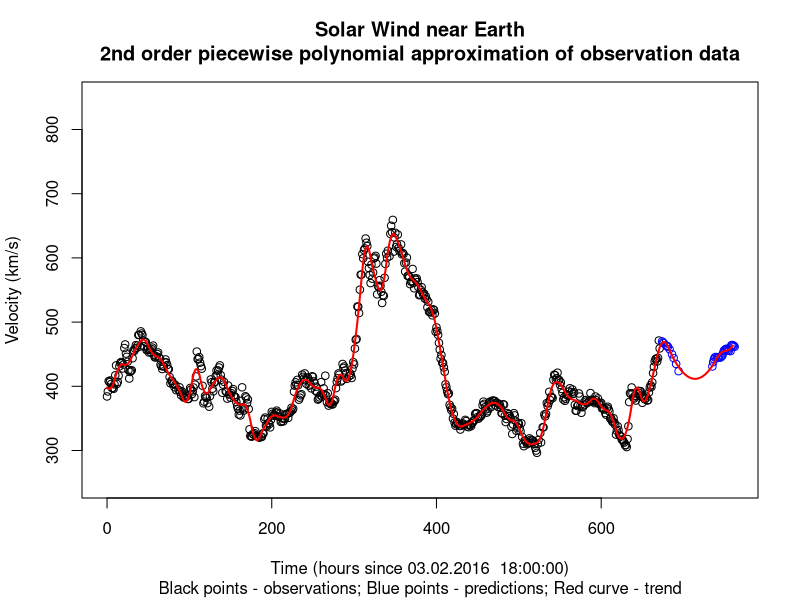

Generate this figure with R:
obs <- read.csv('SampleData/observations.csv', header = T, sep = ';')
pred <- read.csv('SampleData/prediction.csv', header = T, sep = ';')
colnames(obs) <- c('t','v')
colnames(pred) <- c('t','v')

mv <- 300

filtered_pred <- pred[pred$v != mv,]

joined <- rbind(obs,filtered_pred)

nodes <- joined$t
nodes <- nodes[c(c(T),logical(9))] #take every 10th reference point as node point
if(nodes[length(nodes)]!=joined$t[length(joined$t)])
  nodes <- c(nodes,joined$t[length(joined$t)]) #the last ref point must always present

poly_f <- function(p,x,t) {
  i <- findInterval(t,x)-1
  return (p[i*3+1]*t*t+p[i*3+2]*t+p[i*3+3]);
}

getP <- function(initSlope,X,Y) {
  res <- numeric((length(X)-1)*3)
  Y1 <- numeric(length(Y))
  Y1[1] <- initSlope
  for(i in 1:(length(X)-1)) {
    x_i <- X[i]
    x_i1 <- X[i+1]
    a <- matrix(
      c(x_i1*x_i1,x_i1,1,
      x_i*x_i,x_i,1,
      2*x_i,1,0), nrow = 3, byrow = T)
    r_part <- c(Y[i+1],Y[i],Y1[i])
    s <- solve(a,r_part)
    Y1[i+1]=2*s[1]*x_i1+s[2]
    res[(i-1)*3+1]=s[1]
    res[(i-1)*3+2]=s[2]
    res[(i-1)*3+3]=s[3]
  }
  return(res)
}

p_to_polyF <- function(p,nodes) {
  return(function(x) {
    poly_f(p,nodes,x)
    }
  );
}

toMinimize <- function(x) {
  len <- length(x)
  cur_y <- x[1:len-1]
  cur_init_slope <- x[len]
  sqErr <- 0
  p1 <- getP(cur_init_slope,nodes,cur_y)
  cur_fitted <- p_to_polyF(p1,nodes)
  for(j in 1:nrow(joined)){
    dif1 <- cur_fitted(joined$t[j])-joined$v[j]
    if(! is.na(dif1)) {
      sqErr <- sqErr + dif1*dif1 #difference with measured data
    }
  }
  return(sqErr)
}

init <- c(rep(400, length(nodes)),0)

opt_res1 <- optim(init,toMinimize, method = "BFGS",control = list(maxit = 500))

plot(obs$t,obs$v,
     xlab = "Time (hours since 03.02.2016  18:00:00)",
     ylab = "Velocity (km/s)",
     main = "Solar Wind near Earth\n2nd order piecewise polynomial approximation of observation data",
     xlim=c(0,760),
     ylim=c(250,850),
     sub="Black points - observations; Blue points - predictions; Red curve - trend")
points(filtered_pred$t,filtered_pred$v,col="blue")
fitted_y <- opt_res1$par[1:length(opt_res1$par)-1]
res1_p <- getP(opt_res1$par[length(opt_res1$par)],nodes,fitted_y)
res1_poly <- p_to_polyF(res1_p,nodes)
curve(res1_poly,add = T, from = 0, to = 760,col = "red",n=2000,lwd=2)

#testX = c(0,7,10,18,20)
#testY = c(10,5,5,12,14)

#p1 <-getP(-3,testX,testY)
#poly_p1 <- p_to_polyF(p1,testX)


#plot(testX,testY,ylim=c(0,20))
#curve(poly_p1,add = T, from = 0, to = 20)
